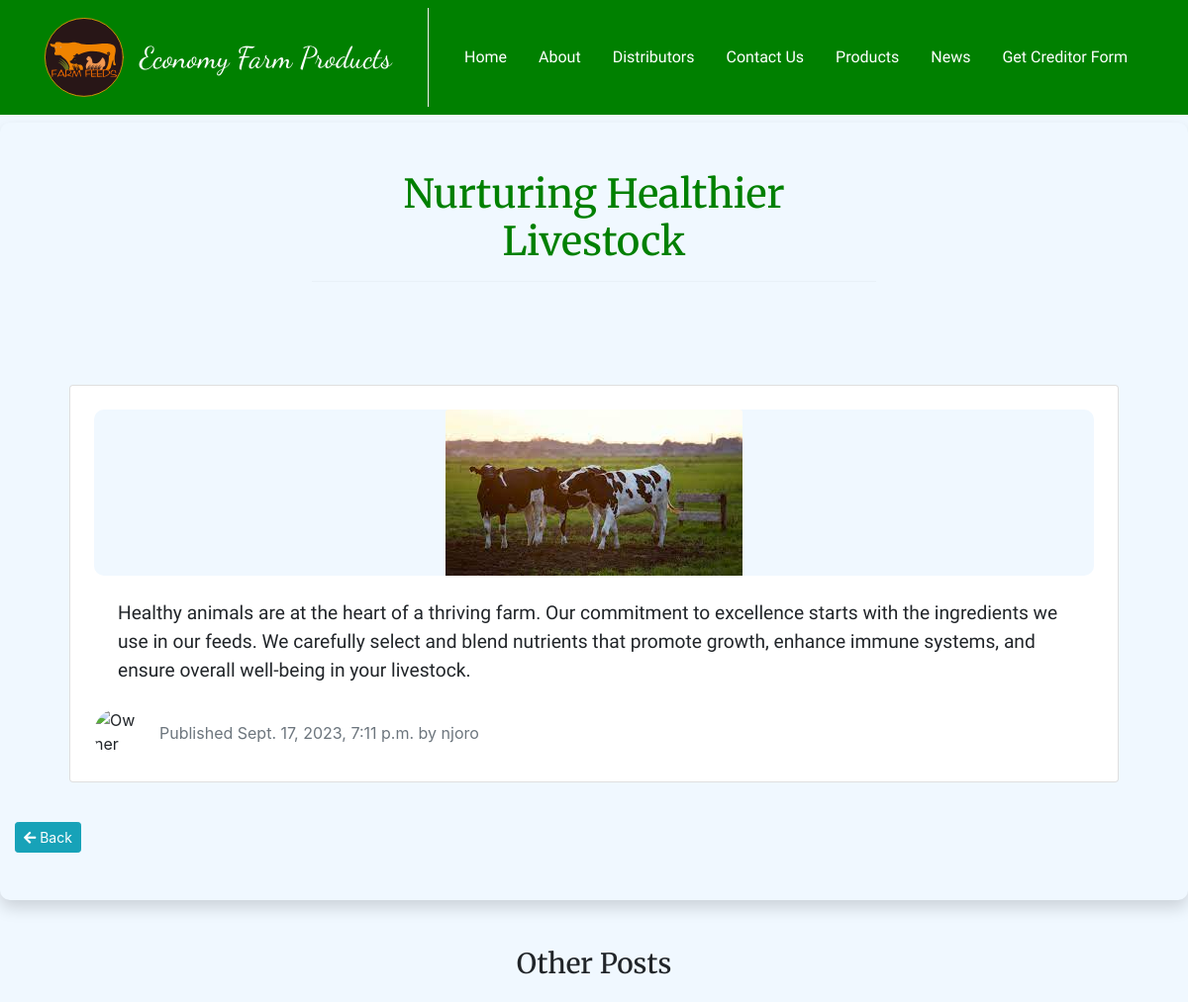
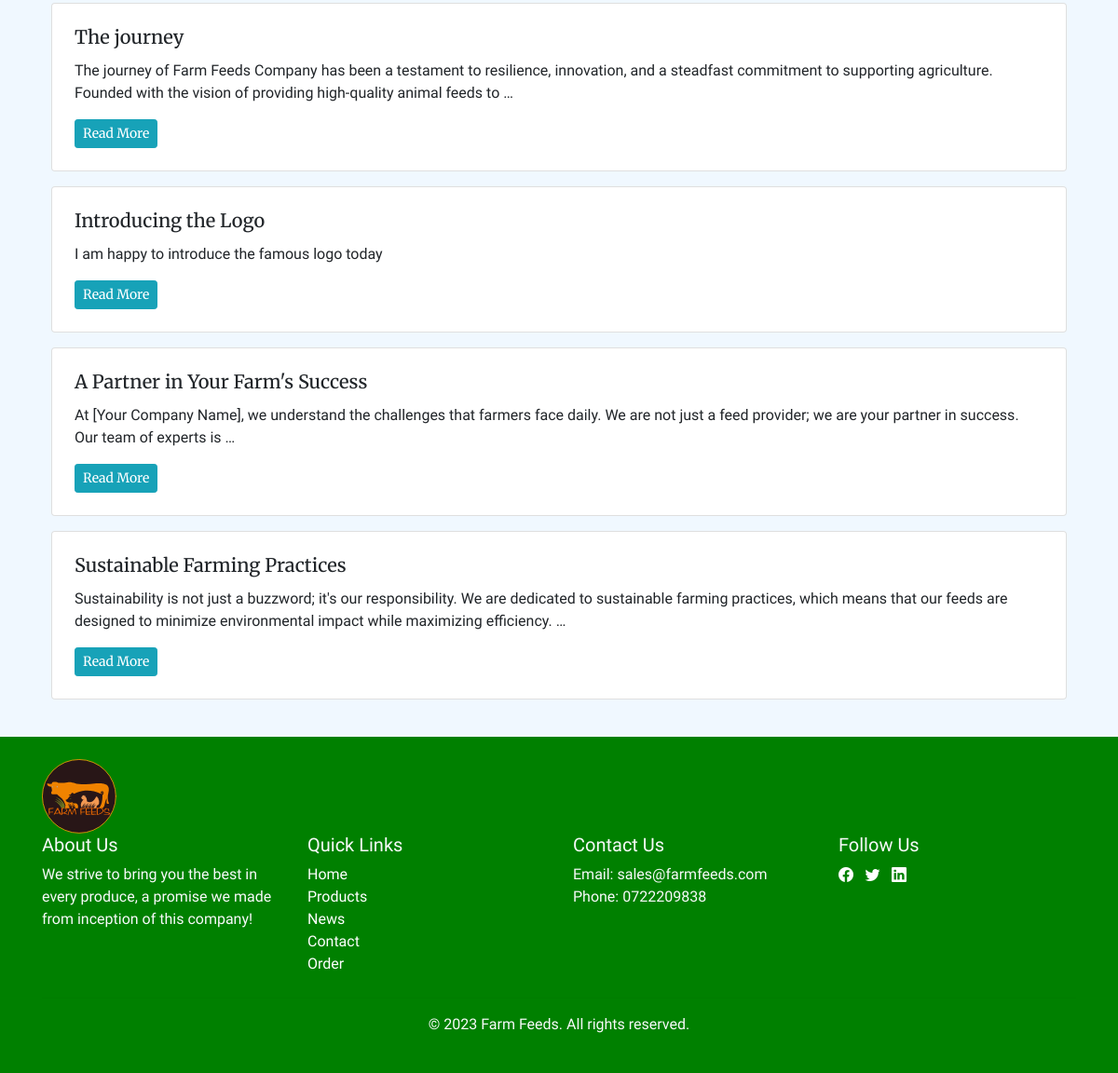
The app's page /blog/2023/9/17/second-post/ with its own data (2 pictures, top to bottom).
### blog/models.py (models this page shows, shortened)
class Post(models.Model):
    STATUS_CHOICES = (
    ('draft', 'Draft'),
    ('published', 'Published'),
)
    image = models.ImageField(upload_to='blogspics/%y/%m/%d', blank=True)
    title = models.CharField(max_length=250)
    slug = models.SlugField(max_length=250,unique_for_date='publish')
    author = models.ForeignKey(User,on_delete=models.CASCADE,related_name='blog_posts')
    body = models.TextField()
    publish = models.DateTimeField(default=timezone.now)
    created = models.DateTimeField(auto_now_add=True)
    updated = models.DateTimeField(auto_now=True)
    status = models.CharField(max_length=10,choices=STATUS_CHOICES,default='draft')
    video = models.FileField(upload_to='blog_videos/', null=True, blank=True)
    class Meta:
        ordering = ('-publish',)
    def get_absolute_url(self):
        return reverse('blog:post_detail',args=[self.publish.year,self.publish.month,self.publish.day, self.slug])

### blog/views.py (the view)
# urls.py: path('<int:year>/<int:month>/<int:day>/<slug:post>/',views.post_detail,name='post_detail'),
def post_detail(request, year, month, day, post):
    post = get_object_or_404(Post, slug=post, status='published',
                             publish__year=year, publish__month=month, publish__day=day)
    '''get all post excpt the current post'''
    related_posts = Post.objects.all().exclude(id=post.id)[:4]
    return render(request, 'blog/post/detail.html', {'post': post, 'related_posts': related_posts})

### cart/context_processors.py (called while the page is built)
def cart(request):
    return {'cart': Cart(request)}

### blog/templates/blog/post/detail.html (shortened to what this page needs)
{% extends 'shop/base.html' %}
{% block content %}
  <div class="container-fluid py-4 py-xl-5 shadow shadow-2 my-2" style="background-color: aliceblue; border-radius: 10px">
    <div class="row mb-5">
      <div class="col-md-8 col-xl-6 text-center mx-auto">
        <h2 class="animate__animated animate__bounce" style="font-family: merriweather; font-size: 40px; color: green;">{{ post.title }}</h2>
        <hr />
      </div>
    </div>
    <div class="row gy-4 row-cols-1 row-cols-md-2 row-cols-xl-3 m-4">
      <div class="col">
        {% if post.image %}
          <div class="card m-3">
            <div class="card-body p-4">
              <div class="text-center" style="background-color: aliceblue; border-radius: 10px; overflow: hidden;">
                <img class="card-img-top d-block mx-auto fit-cover" style="max-height: 300px; width: auto;" src="{{ post.image.url }}" alt="{{ post.title }}" />
              </div>
              <p class="card-text m-4" style="font-family: arapey; font-size: larger;">{{ post.body }}</p>
              <div class="d-flex align-items-center">
                <img class="rounded-circle flex-shrink-0 me-3 fit-cover" width="50" height="50" src="https://cdn.bootstrapstudio.io/placeholders/1400x800.png" alt="Owner Image" />
                <div>
                  <p class="text-muted mb-0">Published {{ post.publish }} by {{ post.author }}</p>
                </div>
              </div>
            </div>
          </div>
        {% endif %}
      </div>
    </div>
    <a class="btn btn-info btn-sm" href="{% url 'blog:post_list' %}"><i class="fas fa-arrow-left"></i> Back</a>
  </div>
  <div class="row gy-4 row-cols-1 row-cols-md-2 row-cols-xl-3 m-4">
    <div class="col">
      <h3 class="mb-4 text-center" style="font-family: merriweather;">Other Posts</h3>
      {% for related_post in related_posts %}
        <div class="card m-3">
          <div class="card-body p-4">
            <h5 class="card-title" style="font-family: merriweather;">{{ related_post.title }}</h5>
            <p class="card-text" style="font-family: arapey;">{{ related_post.body|truncatewords:30 }}</p>
            <a href="{{ related_post.get_absolute_url }}" class="btn btn-info btn-sm" style="font-family: merriweather;">Read More</a>
          </div>
        </div>
      {% endfor %}
    </div>
  </div>
{% endblock %}

### shop/static/css/base.css (style rules this page uses)
body { margin: 0; padding: 0; }
h1, h2, h3, h4, h5, h6 { font-family: "Ubuntu", sans-serif; font-weight: normal; }
a { text-decoration: none; color: #5993bb; }

### shop/static/css/main.css (style rules this page uses)
body { font-family: Arial, sans-serif; }

### records on screen
Post: title "Nurturing Healthier Livestock", image (picture), body "Healthy animals are at the heart of a thriving farm. Our commitment to excellence starts with the ingredients we use in our feeds. We carefully select and blend nutrients that promote growth, enhance immune systems, and ensure overall well-being in your livestock.", publish "Sept. 17, 2023, 7:11 p.m.", author "njoro"
Post: title "The journey", body "The journey of Farm Feeds Company has been a testament to resilience, innovation, and a steadfast commitment to supporting agriculture. Founded with the vision of providing high-quality animal feeds to …"
Post: title "Introducing the Logo", body "I am happy to introduce the famous logo today"
Post: title "A Partner in Your Farm's Success", body "At [Your Company Name], we understand the challenges that farmers face daily. We are not just a feed provider; we are your partner in success. Our team of experts is …"
Post: title "Sustainable Farming Practices", body "Sustainability is not just a buzzword; it's our responsibility. We are dedicated to sustainable farming practices, which means that our feeds are designed to minimize environmental impact while maximizing efficiency. …"
